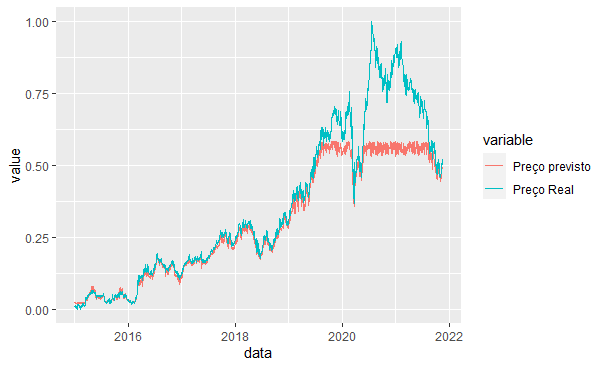

The script that drew this image:
#install.packages('devtools')
#devtools::install_url('https://github.com/catboost/catboost/releases/download/v0.16.5/catboost-R-Windows-0.16.5.tgz', INSTALL_opts = c("--no-multiarch", "--no-test-load"))
library("catboost")
library("BatchGetSymbols")
library("dplyr")
library("data.table")
library("caret")
createDataSet <- function(acao){
  DI = '2015-01-01' #Data de inicio
  DF = Sys.Date() #Data de fim(hoje)
  benchmark = '^BVSP' #indice da bolsa
  DataSet = BatchGetSymbols(
    tickers = acao, #Especificando as ações
    first.date = DI,
    last.date= DF,
    bench.ticker = benchmark)
  
  
  #Pegando o segundo elemento da lista retornada, que e o que contem os dados.
  DataSet = DataSet$df.tickers
  
  #Selecao de colunas de interesse
  # DataSet <- DataSet %>% 
  #    select(c(1,2,3,4,7,8))
  
  
  
  DataSet <- createMetrics(DataSet)
  
  return (DataSet)
}

createMetrics <- function (DataSet){
  DataSet$price.highLow <- DataSet$price.high - DataSet$price.low
  DataSet <- data.table(DataSet)
  DataSet[ , `:=`(
    ret.adjusted.prices = fcase(
      is.na(ret.adjusted.prices),0,
      ret.adjusted.prices=!is.na(ret.adjusted.prices),ret.adjusted.prices
    ),
    ret.closing.prices = fcase(
      is.na(ret.closing.prices),0,
      ret.closing.prices != is.na(ret.closing.prices),ret.closing.prices
    )
  )
  
  ]
  DataSet$price.hype <- DataSet$price.high - DataSet$price.open
  return (DataSet)
  
  
}

df = createDataSet("CMIG4.SA")
datas <- df$ref.date
df <- df[,-c("ret.closing.prices","ticker","ref.date")]
#write.csv(df,"b3unormalized.csv", row.names = FALSE)
normalize <- function(x) {
  return ((x - min(x)) / (max(x) - min(x)))
}
maxmindf <- as.data.frame(lapply(df, normalize))
#write.csv(df,"b3normalized.csv", row.names = FALSE)

data_train <- maxmindf[1:1200, ]
data_test <- maxmindf[1201:1695, ]

train_pool <- catboost.load_pool(data=data_train,label=data_train[,c("price.close")])
test_pool <- catboost.load_pool(data=data_test,label=data_test[,c("price.close")])
model <- catboost.train(train_pool,  test_pool,
                        params = list(
                                      iterations = 100, metric_period=10))

real_pool <- catboost.load_pool(data=maxmindf,label=maxmindf[,c("price.close")])
prediction <- catboost.predict(model, real_pool,verbose = TRUE,thread_count=4)
print(prediction)
prediction <- data.frame(prediction)

p = ggplot(col=) +

  geom_line(data = prediction, aes (x= datas,y=prediction), color = "blue") +
  geom_line(data = maxmindf, aes(x=datas,y=price.close),color="red",) +
  xlab('Dates') +
  ylab('percent.change')+


print(p)
maxmindf$data = datas
prediction$data = datas
maxmindf <- maxmindf[,c("data","price.close")]
names(maxmindf)[2] <- c("Preço Real")
names(prediction)[1] <- c("Preço previsto")
prescription = merge(prediction, maxmindf, by="data")
prescriptionMelted <- reshape2::melt(prescription, id.var='data')
ggplot(prescriptionMelted, aes(x=data, y=value, col=variable)) + geom_line()
